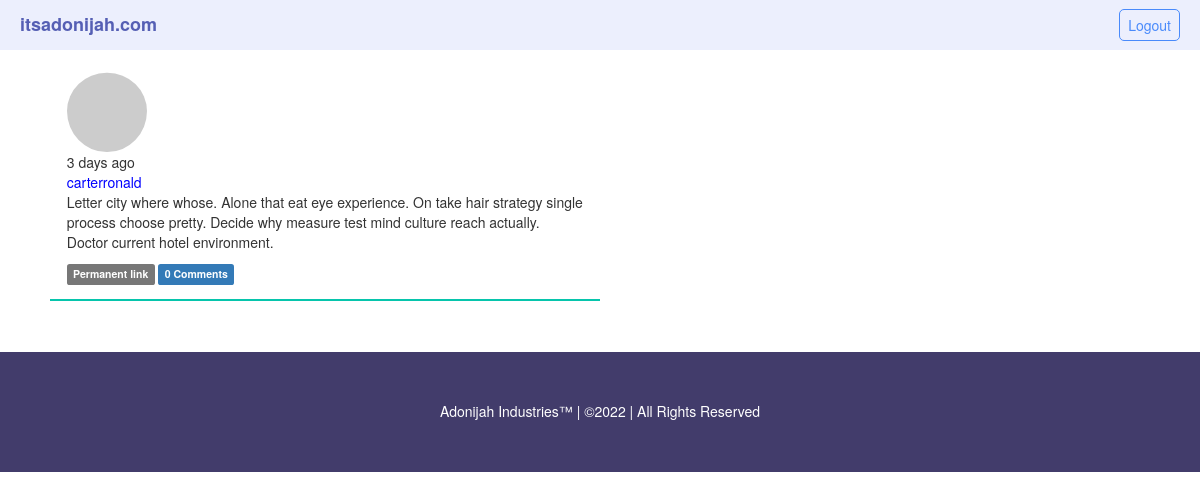
The page /post/98 (signed in) on the database its author committed.
### app/models.py (models this page shows, shortened)
class Post(db.Model):
    __tablename__='posts'
    id=db.Column(db.Integer,primary_key=True)
    body=db.Column(db.Text)
    timestamp=db.Column(db.DateTime,index=True,default=datetime.utcnow)
    body_html=db.Column(db.Text)
    author_id=db.Column(db.Integer,db.ForeignKey('users.id'))
    comments=db.relationship('Comment',backref='post',lazy='dynamic')

class User(UserMixin,db.Model):
    __tablename__='users'
    id=db.Column(db.Integer,primary_key=True,autoincrement=True)
    email=db.Column(db.String(64),unique=True,index=True)
    username=db.Column(db.String(64),unique=True,index=True)
    password_hash=db.Column(db.String(128))
    confirmed=db.Column(db.Boolean,default=False)
    name=db.Column(db.String(64))
    profile=db.Column(db.String(20),nullable=True)
    location=db.Column(db.String(64))
    about_me=db.Column(db.Text())
    member_since=db.Column(db.DateTime(),default=datetime.utcnow)
    last_seen=db.Column(db.DateTime(),default=datetime.utcnow)
    avatar_hash=db.Column(db.String(64))
    role_id=db.Column(db.Integer,db.ForeignKey('roles.id'))
    posts=db.relationship('Post',backref='author',lazy='dynamic')
    followed=db.relationship('Follow',foreign_keys=[Follow.follower_id],backref=db.backref('follower', lazy='joined'), lazy='dynamic', cascade='all, delete-orphan')
    followers = db.relationship('Follow', foreign_keys=[Follow.followed_id], backref=db.backref('followed', lazy='joined'), lazy='dynamic', cascade='all, delete-orphan')
    comments=db.relationship('Comment',backref='author',lazy='dynamic')
    @property
    def password(self):
        raise AttributeError('Password is not a readable attribute')
    def can(self,perm):
        return self.role is not None and self.role.has_permission(perm)
    def is_administrator(self):
        return self.can(Permission.ADMIN)
    def ping(self):
        self.last_seen=datetime.utcnow()
        db.session.add(self)
        db.session.commit()
    def gravatar(self,size=100,default='identicon',rating='g'):
        if request.is_secure:
            url = 'https://secure.gravatar.com/avatar'
        else:
            url = 'http://www.gravatar.com/avatar'
        hash = hashlib.md5(self.email.lower().encode('utf-8')).hexdigest()
        return '{url}/{hash}?s={size}&d={default}&r={rating}'.format(url=url, hash=hash, size=size, default=default, rating=rating)

### app/main/views.py (the view, shortened to what this page needs)
@main.route('/post/<int:id>')
def post(id):
    post=Post.query.get_or_404(id)
    form = CommentForm()
    page = request.args.get('page', 1, type=int)
    if page == -1:
        page = (post.comments.count() - 1) // current_app.config['MICROBLOG_COMMENTS_PER_PAGE'] + 1
    pagination = post.comments.order_by(Comment.timestamp.asc()).paginate(page,per_page=current_app.config['MICROBLOG_COMMENTS_PER_PAGE'], error_out=False)
    comments = pagination.items
    return render_template('post.html', posts=[post], form=form,comments=comments, pagination=pagination)

### app/main/__init__.py (called while the page is built)
@main.app_context_processor
def inject_permission():
    return dict(Permission=Permission)

### app/main/views.py (called while the page is built)
@main.after_app_request
def after_request(response):
    for query in get_debug_queries():
        if query.duration >= current_app.config['MICROBLOG_SLOW_DB_QUERY_TIME']:
            current_app.logger.warning('Slow query: %s\nParameters: %s\nDuration: %fs\nContext: %s\n'% (query.statement, query.parameters, query.duration, query.context))
    return response

@main.before_app_request
def before_request():
    if current_user.is_authenticated and not current_user.confirmed and request.blueprint !='main' and request.endpoint !='static':
        return redirect(url_for('main.unconfirmed'))

@main.before_app_request
def before_request():
    if current_user.is_authenticated:
        current_user.ping()
        if not current_user.confirmed and request.endpoint and request.blueprint !='main' and request.endpoint != 'static':
            return redirect(url_for('main.unconfirmed'))

### app/models.py (called while the page is built)
@login_manager.user_loader
def load_user(user_id):
    return User.query.get(int(user_id))

### app/templates/post.html (shortened to what this page needs)
{% extends "base.html" %}
{% block content %}
{% include '_posts.html' %}
{{super()}}
{% endblock %}

### app/templates/_posts.html (shortened to what this page needs)
<ul class="posts">
{% for post in posts %}
    <li class="post">
        <div class="profile-thumbnail">
            <a href="{{ url_for('main.user', username=post.author.username) }}"><img class="img-circle profile-thumbnail" src="{{ post.author.gravatar(size=40) }}"></a>
        </div>
        <div class="post-date">
            {{ moment(post.timestamp).fromNow() }}
        </div>
        <div class="post-author">
            <a href="{{ url_for('main.user', username=post.author.username) }}"> {{ post.author.username }}</a>
        </div>
        <div class="post-body">
            {% if post.body_html %}
                {{ post.body_html | safe }}
            {% else %}
                {{ post.body }}
            {% endif %}
            <div class="post-footer">
                <a href="{{ url_for('main.post', id=post.id) }}"><span class="label label-default">Permanent link</span></a>
                <a href="{{ url_for('main.post', id=post.id) }}#comments">
                    <span class="label label-primary">{{ post.comments.count() }} Comments</span>
                </a>
            </div>
        </div>
    </li>
{% endfor %}
</ul>

### app/static/styles/styles.css (style rules this page uses)
:root { box-sizing: border-box; }
body { font: 'Ariel', 'sans-serif'; }
ul { list-style: none; height: 100%; display: flex; align-items: center; justify-content: space-around; }
ul a { color: white; }
ul li { padding: 5px; margin-left: 10px; }
.posts { display: flex; flex-direction: column; }
.post { flex: 1; padding: 1.2em; align-items: left; border-bottom: 2px solid rgb(7, 197, 172); }
.post-author>a { color: blue !important; }
.profile-thumbnail { margin-right: -5em; padding-top: .2em; }
@media (min-width:560px) { .posts { display: flex; max-width: 50%; flex-direction: column; justify-content: left; } }
@media (min-width:560px) { .post { display: flex; flex-direction: column; justify-content: left; } }

### rows shown on the page
Post: timestamp "3 days ago", author.username "carterronald", body_html "Letter city where whose. Alone that eat eye experience. On take hair strategy single process choose pretty. Decide why measure test mind culture reach actually. Doctor current hotel environment.", comments.count "0"
